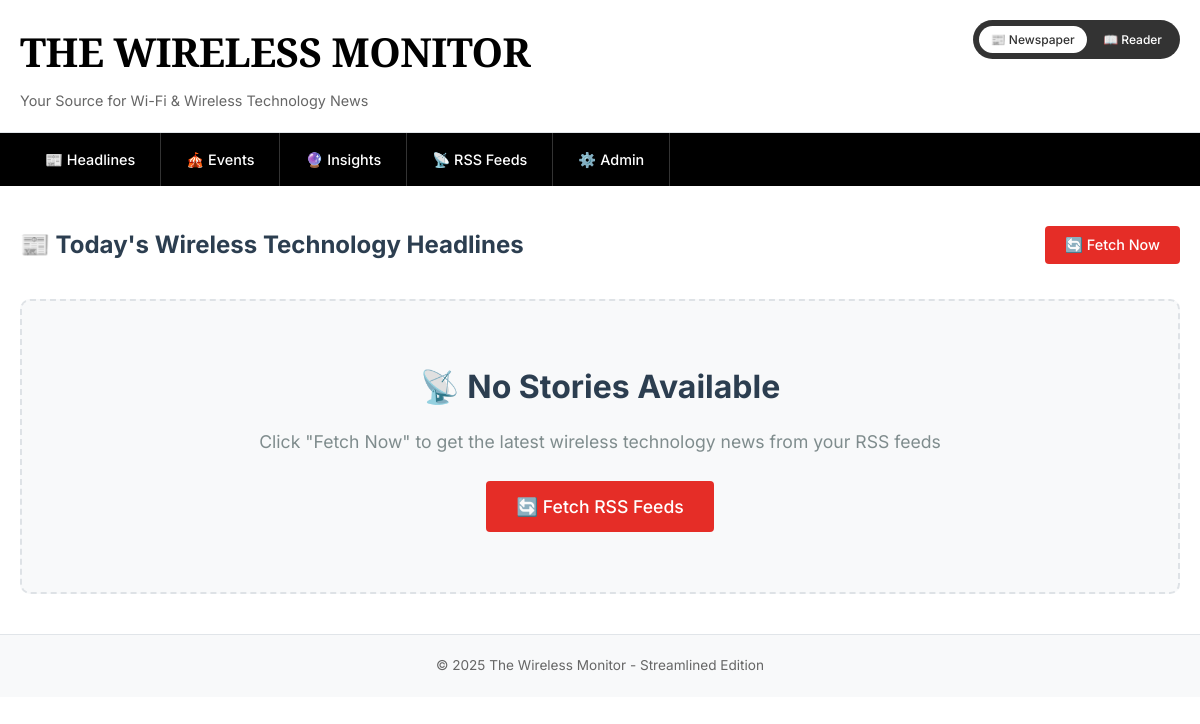
Before: / with the older database file.
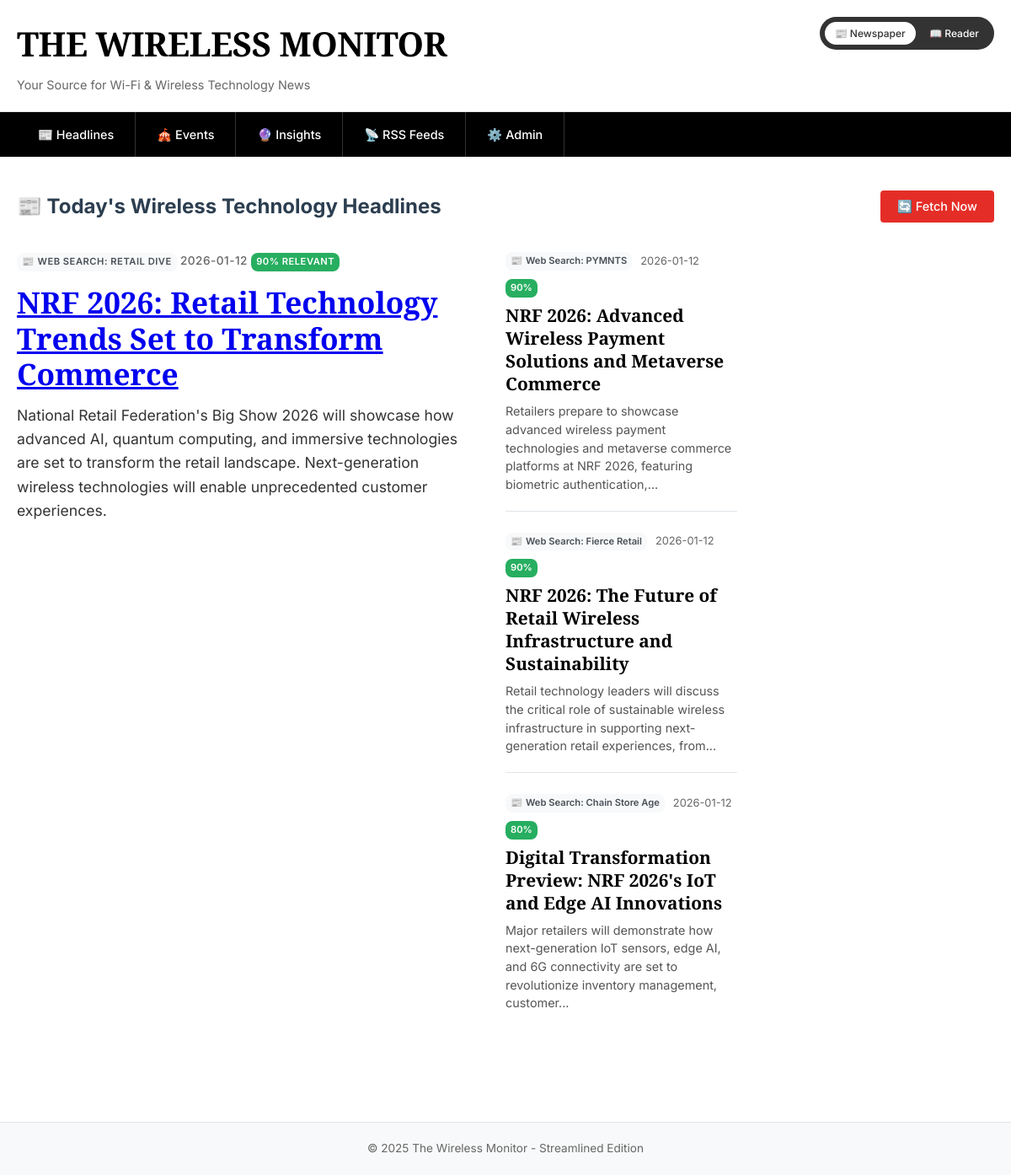
After: the same page with the newer database file.
### tables this page shows
CREATE TABLE rss_feeds (
                id INTEGER PRIMARY KEY AUTOINCREMENT,
                name TEXT NOT NULL,
                url TEXT UNIQUE NOT NULL,
                active INTEGER DEFAULT 1,
                last_fetched TIMESTAMP,
                created_at TIMESTAMP DEFAULT CURRENT_TIMESTAMP
            );

CREATE TABLE articles (
                id INTEGER PRIMARY KEY AUTOINCREMENT,
                feed_id INTEGER,
                title TEXT NOT NULL,
                url TEXT UNIQUE NOT NULL,
                description TEXT,
                content TEXT,
                published_date TIMESTAMP,
                relevance_score REAL DEFAULT 0,
                entertainment_score REAL DEFAULT 0,
                wifi_keywords TEXT,
                created_at TIMESTAMP DEFAULT CURRENT_TIMESTAMP,
                FOREIGN KEY (feed_id) REFERENCES rss_feeds (id)
            );

### app/main.py (the view)
        @self.app.route('/')
        def index():
            conn = self.get_db_connection()
            view_mode = request.args.get('view', 'newspaper')
            show_all = request.args.get('show_all', 'false').lower() == 'true'
            today = datetime.now().strftime('%Y-%m-%d')
            if show_all:
                stories_raw = conn.execute('''
                    SELECT a.*, f.name as feed_name, f.url as feed_url
                    FROM articles a
                    JOIN rss_feeds f ON a.feed_id = f.id
                    WHERE DATE(a.published_date) = ?
                    ORDER BY a.relevance_score DESC, a.published_date DESC
                    LIMIT 100
                ''', (today,)).fetchall()
                if not stories_raw:
                    stories_raw = conn.execute('''
                        SELECT a.*, f.name as feed_name, f.url as feed_url
                        FROM articles a
                        JOIN rss_feeds f ON a.feed_id = f.id
                        WHERE DATE(a.published_date) >= DATE('now', '-3 days')
                        ORDER BY a.relevance_score DESC, a.published_date DESC
                        LIMIT 100
                    ''').fetchall()
            else:
                stories_raw = conn.execute('''
                    SELECT a.*, f.name as feed_name, f.url as feed_url
                    FROM articles a
                    JOIN rss_feeds f ON a.feed_id = f.id
                    WHERE DATE(a.published_date) = ? AND a.relevance_score > 0.3
                    ORDER BY a.relevance_score DESC, a.published_date DESC
                    LIMIT 20
                ''', (today,)).fetchall()
                if not stories_raw:
                    stories_raw = conn.execute('''
                        SELECT a.*, f.name as feed_name, f.url as feed_url
                        FROM articles a
                        JOIN rss_feeds f ON a.feed_id = f.id
                        WHERE DATE(a.published_date) >= DATE('now', '-3 days') AND a.relevance_score > 0.3
                        ORDER BY a.relevance_score DESC, a.published_date DESC
                        LIMIT 20
                    ''').fetchall()
            stories = []
            for row in stories_raw:
                story_dict = dict(row)
                stories.append(story_dict)
            total_today = conn.execute('SELECT COUNT(*) FROM articles WHERE DATE(published_date) = ?', (today,)).fetchone()[0]
            if total_today == 0:
                total_today = conn.execute('SELECT COUNT(*) FROM articles WHERE DATE(published_date) >= DATE("now", "-3 days")').fetchone()[0]
            conn.close()
            return render_template('index.html', stories=stories, date=today, view_mode=view_mode, show_all=show_all, total_articles=total_today)

### app/templates/index.html (shortened to what this page needs)
{% extends "base.html" %}
{% block content %}
{% if view_mode == 'reader' %}
    <div class="reader-layout">
        <div class="feeds-pane">
            <h3>📡 RSS Feeds</h3>
            <ul class="feed-list">
                <li class="feed-item active">All Items ({{ total_articles }})</li>
                <li class="feed-item">Starred Items</li>
                <li class="feed-item">Shared Items</li>
                <li class="feed-item">---</li>
                <li class="feed-item">Ars Technica</li>
                <li class="feed-item">TechCrunch</li>
                <li class="feed-item">The Verge</li>
                <li class="feed-item">IEEE Spectrum</li>
                <li class="feed-item">Fierce Wireless</li>
                <li class="feed-item">RCR Wireless</li>
            </ul>
        </div>
        <div class="articles-pane">
            <h3>📰 Headlines ({{ stories|length }})</h3>
            {% if stories %}
                {% for story in stories %}
                <div class="article-list-item" onclick="selectArticle({{ loop.index0 }})">
                    <h4>{{ story.title }}</h4>
                    <div class="snippet">{{ (story.description[:120] + '...') if story.description and story.description|length > 120 else (story.description or 'No preview available') }}</div>
                    <div class="meta">
                        <span>{{ story.feed_name }}</span>
                        <span>{{ story.published_date[:10] }}</span>
                    </div>
                </div>
                {% endfor %}
            {% else %}
                <div style="padding: 40px 20px; text-align: center; color: #666;">
                    <p>No articles available</p>
                    <button onclick="fetchNow()" class="btn">🔄 Fetch Now</button>
                </div>
            {% endif %}
        </div>
        <div class="article-preview">
            <div id="article-content">
                <h2>Select an article to preview</h2>
                <p style="color: #666; margin-top: 20px;">Click on any article from the list to see its full content here.</p>
            </div>
        </div>
    </div>
    <script>
        const articles = {{ stories|tojson }};
        function selectArticle(index) {
            // Remove previous selection
            document.querySelectorAll('.article-list-item').forEach(item => {
                item.classList.remove('selected');
            });
            // Add selection to clicked item
            document.querySelectorAll('.article-list-item')[index].classList.add('selected');
            // Update preview pane
            const article = articles[index];
            const previewPane = document.getElementById('article-content');
            previewPane.innerHTML = `
                <h2>${article.title}</h2>
                <div class="preview-meta">
                    <strong>Source:</strong> ${article.feed_name} |
                    <strong>Published:</strong> ${article.published_date.substring(0, 16)} |
                    <strong>Relevance:</strong> ${Math.round(article.relevance_score * 100)}%
                </div>
                <div class="content">
                    ${article.content || article.description || 'No content available'}
                    <br><br>
                    <a href="${article.url}" target="_blank" class="btn">📖 Read Full Article</a>
                </div>
            `;
        }
        async function fetchNow() {
            const button = event.target;
            button.disabled = true;
            button.textContent = '⏳ Fetching...';
            try {
                const response = await fetch('/api/fetch_now');
                const data = await response.json();
                if (data.success) {
                    setTimeout(() => location.reload(), 1000);
                } else {
                    alert('Error: ' + data.error);
                }
            } catch (error) {
                alert('Network error: ' + error.message);
            } finally {
                button.disabled = false;
                button.textContent = '🔄 Fetch Now';
            }
        }
    </script>
{% else %}
    <div style="display: flex; justify-content: space-between; align-items: center; margin-bottom: 35px;">
        <h2>📰 Today's Wireless Technology Headlines</h2>
        <div style="display: flex; gap: 10px;">
            <button onclick="fetchNow()" class="btn">🔄 Fetch Now</button>
        </div>
    </div>
    {% if stories %}
        <div class="articles-grid">
            {% set featured_article = stories[0] %}
            <article class="featured-article">
                <div class="article-meta">
                    {% set icon, color = get_feed_icon(featured_article.feed_name, featured_article.feed_url) %}
                    <span class="feed-source" style="border-color: {{ color }};">
                        <span style="color: {{ color }};">{{ icon }}</span>
                        {{ featured_article.feed_name }}
                    </span>
                    <span>{{ featured_article.published_date[:16] }}</span>
                    <span class="relevance-score" style="{% if featured_article.relevance_score < 0.3 %}background: #e74c3c;{% elif featured_article.relevance_score < 0.6 %}background: #f39c12;{% else %}background: #27ae60;{% endif %}">
                        {{ "%.0f"|format(featured_article.relevance_score * 100) }}% Relevant
                    </span>
                </div>
                <h3><a href="{{ featured_article.url }}" target="_blank">{{ featured_article.title }}</a></h3>
                {% if featured_article.content and featured_article.content|length > 100 %}
                    <p>{{ featured_article.content[:300] }}{% if featured_article.content|length > 300 %}...{% endif %}</p>
                {% elif featured_article.description %}
                    <p>{{ featured_article.description[:250] }}{% if featured_article.description|length > 250 %}...{% endif %}</p>
                {% else %}
                    <p style="color: #7f8c8d; font-style: italic;">No content preview available</p>
                {% endif %}
            </article>
            <div class="secondary-articles">
                {% for story in stories[1:4] %}
                <article class="article-card">
                    <div class="article-meta">
                        {% set icon, color = get_feed_icon(story.feed_name, story.feed_url) %}
                        <span class="feed-source" style="border-color: {{ color }};">
                            <span style="color: {{ color }};">{{ icon }}</span>
                            {{ story.feed_name }}
                        </span>
                        <span>{{ story.published_date[:10] }}</span>
                        <span class="relevance-score" style="{% if story.relevance_score < 0.3 %}background: #e74c3c;{% elif story.relevance_score < 0.6 %}background: #f39c12;{% else %}background: #27ae60;{% endif %}">
                            {{ "%.0f"|format(story.relevance_score * 100) }}%
                        </span>
                    </div>
                    <h3><a href="{{ story.url }}" target="_blank">{{ story.title }}</a></h3>
                    {% if story.description %}
                        <p>{{ story.description[:150] }}{% if story.description|length > 150 %}...{% endif %}</p>
                    {% endif %}
                </article>
                {% endfor %}
            </div>
            <div class="secondary-articles">
            </div>
        </div>
    {% else %}
        <div style="text-align: center; padding: 60px 20px; color: #7f8c8d; background: #f8f9fa; border-radius: 10px; border: 2px dashed #dee2e6;">
            <h3 style="font-family: 'Inter', sans-serif; font-size: 2rem; margin-bottom: 15px; color: #2c3e50;">📡 No Stories Available</h3>
            <p style="font-family: 'Inter', sans-serif; font-size: 1.1rem; margin-bottom: 25px;">
                {% if total_articles > 0 %}
                    Found {{ total_articles }} articles but none meet the relevance threshold.
                    <a href="{{ url_for('index', view=view_mode, show_all='true') }}" style="color: #2980b9; text-decoration: underline;">Show all articles</a>
                {% else %}
                    Click "Fetch Now" to get the latest wireless technology news from your RSS feeds
                {% endif %}
            </p>
            <button onclick="fetchNow()" class="btn" style="font-size: 1.1rem; padding: 15px 30px;">🔄 Fetch RSS Feeds</button>
        </div>
    {% endif %}
{% endif %}
{% endblock %}

### app/templates/base.html (shortened to what this page needs)
<!DOCTYPE html>
<html lang="en">
<head>
</head>
<body class="{% if view_mode == 'reader' %}reader-mode{% endif %}">
    <div class="view-toggle">
        <button onclick="switchView('newspaper')" class="{% if view_mode != 'reader' %}active{% endif %}">📰 Newspaper</button>
        <button onclick="switchView('reader')" class="{% if view_mode == 'reader' %}active{% endif %}">📖 Reader</button>
    </div>
    <div class="header">
        <div class="container">
            <h1>THE WIRELESS MONITOR</h1>
            <div class="tagline">Your Source for Wi-Fi & Wireless Technology News</div>
        </div>
    </div>
    <div class="nav">
        <div class="container">
            <ul>
                <li><a href="{{ url_for('index', view=view_mode) }}">📰 Headlines</a></li>
                <li><a href="{{ url_for('events', view=view_mode) }}">🎪 Events</a></li>
                <li><a href="{{ url_for('insights', view=view_mode) }}">🔮 Insights</a></li>
                <li><a href="{{ url_for('manage_feeds', view=view_mode) }}">📡 RSS Feeds</a></li>
                <li><a href="{{ url_for('admin', view=view_mode) }}">⚙️ Admin</a></li>
            </ul>
        </div>
    </div>
    <div class="container">
        <div class="main-content">
            {% block content %}{% endblock %}
        </div>
    </div>
    <div class="footer">
        <div class="container">
            <p>&copy; 2025 The Wireless Monitor - Streamlined Edition</p>
        </div>
    </div>
</body>
</html>

Changed rows visible on the page:
added rss_feeds: feed_name "WEB SEARCH: RETAIL DIVE"
added articles: published_date "2026-01-12", featured_article.relevance_score*100 "90", title "NRF 2026: Retail Technology Trends Set to Transform Commerce", description "National Retail Federation's Big Show 2026 will showcase how advanced AI, quantum computing, and immersive technologies are set to transform the retail landscape. Next-generation wireless technologies will enable unprecedented customer experiences."
added articles: icon "📰", feed_name "Web Search: PYMNTS", published_date "2026-01-12", story.relevance_score*100 "90", title "NRF 2026: Advanced Wireless Payment Solutions and Metaverse Commerce", description "Retailers prepare to showcase advanced wireless payment technologies and metaverse commerce platforms at NRF 2026, featuring biometric authentication,"
added articles: icon "📰", feed_name "Web Search: Fierce Retail", published_date "2026-01-12", story.relevance_score*100 "90", title "NRF 2026: The Future of Retail Wireless Infrastructure and Sustainability", description "Retail technology leaders will discuss the critical role of sustainable wireless infrastructure in supporting next-generation retail experiences, from"
added articles: icon "📰", feed_name "Web Search: Chain Store Age", published_date "2026-01-12", story.relevance_score*100 "80", title "Digital Transformation Preview: NRF 2026's IoT and Edge AI Innovations", description "Major retailers will demonstrate how next-generation IoT sensors, edge AI, and 6G connectivity are set to revolutionize inventory management, customer"
Other visible differences:
{{ icon }}: (not shown) → "📰"
text no longer shown: "📡 No Stories Available Click \"Fetch Now\" to get the latest wireless technology news from your RSS feeds 🔄 Fetch RSS Feeds"
text now shown: "% RELEVANT"
